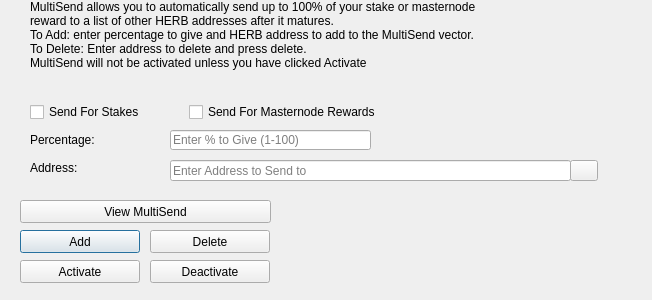
<?xml version="1.0" encoding="UTF-8"?>
<ui version="4.0">
 <class>MultiSendDialog</class>
 <widget class="QDialog" name="MultiSendDialog">
  <property name="windowModality">
   <enum>Qt::NonModal</enum>
  </property>
  <property name="geometry">
   <rect>
    <x>0</x>
    <y>0</y>
    <width>652</width>
    <height>300</height>
   </rect>
  </property>
  <property name="windowTitle">
   <string>MultiSend</string>
  </property>
  <widget class="QLineEdit" name="multiSendPercentEdit">
   <property name="geometry">
    <rect>
     <x>170</x>
     <y>130</y>
     <width>201</width>
     <height>20</height>
    </rect>
   </property>
   <property name="toolTip">
    <string>Enter whole numbers 1 - 100</string>
   </property>
   <property name="placeholderText">
    <string>Enter % to Give (1-100)</string>
   </property>
  </widget>
  <widget class="QLineEdit" name="multiSendAddressEdit">
   <property name="geometry">
    <rect>
     <x>170</x>
     <y>160</y>
     <width>401</width>
     <height>21</height>
    </rect>
   </property>
   <property name="toolTip">
    <string/>
   </property>
   <property name="placeholderText">
    <string>Enter Address to Send to</string>
   </property>
  </widget>
  <widget class="QLabel" name="label_2">
   <property name="geometry">
    <rect>
     <x>30</x>
     <y>0</y>
     <width>451</width>
     <height>121</height>
    </rect>
   </property>
   <property name="lineWidth">
    <number>1</number>
   </property>
   <property name="text">
    <string>MultiSend allows you to automatically send up to 100% of your stake or masternode reward to a list of other HERB addresses after it matures.
To Add: enter percentage to give and HERB address to add to the MultiSend vector.
To Delete: Enter address to delete and press delete.
MultiSend will not be activated unless you have clicked Activate</string>
   </property>
   <property name="alignment">
    <set>Qt::AlignLeading|Qt::AlignLeft|Qt::AlignTop</set>
   </property>
   <property name="wordWrap">
    <bool>true</bool>
   </property>
  </widget>
  <widget class="QLabel" name="message">
   <property name="geometry">
    <rect>
     <x>290</x>
     <y>200</y>
     <width>351</width>
     <height>91</height>
    </rect>
   </property>
   <property name="text">
    <string/>
   </property>
  </widget>
  <widget class="QPushButton" name="addButton">
   <property name="geometry">
    <rect>
     <x>20</x>
     <y>230</y>
     <width>120</width>
     <height>23</height>
    </rect>
   </property>
   <property name="toolTip">
    <string/>
   </property>
   <property name="statusTip">
    <string>Add to MultiSend Vector</string>
   </property>
   <property name="text">
    <string>Add</string>
   </property>
  </widget>
  <widget class="QPushButton" name="disableButton">
   <property name="geometry">
    <rect>
     <x>150</x>
     <y>260</y>
     <width>120</width>
     <height>23</height>
    </rect>
   </property>
   <property name="statusTip">
    <string>Deactivate MultiSend</string>
   </property>
   <property name="text">
    <string>Deactivate</string>
   </property>
  </widget>
  <widget class="QPushButton" name="addressBookButton">
   <property name="geometry">
    <rect>
     <x>570</x>
     <y>160</y>
     <width>28</width>
     <height>21</height>
    </rect>
   </property>
   <property name="toolTip">
    <string>Choose an address from the address book</string>
   </property>
   <property name="text">
    <string/>
   </property>
   <property name="icon">
    <iconset resource="../herb.qrc">
     <normaloff>:/icons/address-book</normaloff>:/icons/address-book</iconset>
   </property>
   <property name="shortcut">
    <string>Alt+A</string>
   </property>
   <property name="autoDefault">
    <bool>false</bool>
   </property>
  </widget>
  <widget class="QLabel" name="label">
   <property name="geometry">
    <rect>
     <x>30</x>
     <y>130</y>
     <width>121</width>
     <height>20</height>
    </rect>
   </property>
   <property name="toolTip">
    <string>Percentage of stake to send</string>
   </property>
   <property name="text">
    <string>Percentage:</string>
   </property>
  </widget>
  <widget class="QLabel" name="label_5">
   <property name="geometry">
    <rect>
     <x>30</x>
     <y>160</y>
     <width>111</width>
     <height>16</height>
    </rect>
   </property>
   <property name="toolTip">
    <string>Address to send portion of stake to</string>
   </property>
   <property name="text">
    <string>Address:</string>
   </property>
  </widget>
  <widget class="QPushButton" name="deleteButton">
   <property name="geometry">
    <rect>
     <x>150</x>
     <y>230</y>
     <width>120</width>
     <height>23</height>
    </rect>
   </property>
   <property name="toolTip">
    <string/>
   </property>
   <property name="statusTip">
    <string>Delete Address From MultiSend Vector</string>
   </property>
   <property name="text">
    <string>Delete</string>
   </property>
  </widget>
  <widget class="QPushButton" name="activateButton">
   <property name="geometry">
    <rect>
     <x>20</x>
     <y>260</y>
     <width>120</width>
     <height>23</height>
    </rect>
   </property>
   <property name="statusTip">
    <string>Activate MultiSend</string>
   </property>
   <property name="text">
    <string>Activate</string>
   </property>
  </widget>
  <widget class="QPushButton" name="viewButton">
   <property name="geometry">
    <rect>
     <x>20</x>
     <y>200</y>
     <width>251</width>
     <height>23</height>
    </rect>
   </property>
   <property name="toolTip">
    <string/>
   </property>
   <property name="statusTip">
    <string>View MultiSend Vector</string>
   </property>
   <property name="text">
    <string>View MultiSend</string>
   </property>
  </widget>
  <widget class="QWidget" name="horizontalLayoutWidget">
   <property name="geometry">
    <rect>
     <x>30</x>
     <y>100</y>
     <width>351</width>
     <height>24</height>
    </rect>
   </property>
   <layout class="QHBoxLayout" name="horizontalLayout">
    <item>
     <widget class="QCheckBox" name="multiSendStakeCheckBox">
      <property name="text">
       <string>Send For Stakes</string>
      </property>
     </widget>
    </item>
    <item>
     <widget class="QCheckBox" name="multiSendMasternodeCheckBox">
      <property name="text">
       <string>Send For Masternode Rewards</string>
      </property>
     </widget>
    </item>
   </layout>
  </widget>
 </widget>
 <resources>
  <include location="../herb.qrc"/>
 </resources>
 <connections/>
</ui>
